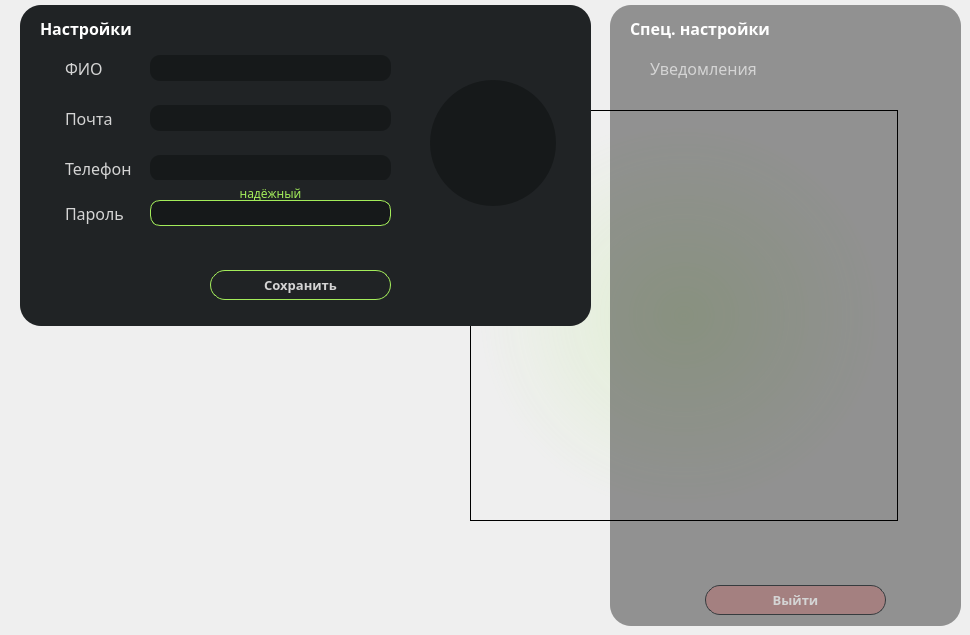
      <widget class="QWidget" name="setting">
       <attribute name="title">
        <string/>
       </attribute>
       <widget class="QFrame" name="dataGraphPanel_2">
        <property name="geometry">
         <rect>
          <x>20</x>
          <y>5</y>
          <width>571</width>
          <height>321</height>
         </rect>
        </property>
        <property name="styleSheet">
         <string notr="true">background-color: rgb(32, 35, 37);
border-radius: 21px</string>
        </property>
        <property name="frameShape">
         <enum>QFrame::StyledPanel</enum>
        </property>
        <property name="frameShadow">
         <enum>QFrame::Raised</enum>
        </property>
        <widget class="QLabel" name="label_48">
         <property name="geometry">
          <rect>
           <x>20</x>
           <y>10</y>
           <width>206</width>
           <height>26</height>
          </rect>
         </property>
         <property name="font">
          <font>
           <family>Inter V</family>
           <pointsize>12</pointsize>
           <bold>true</bold>
          </font>
         </property>
         <property name="styleSheet">
          <string notr="true">color: rgb(255, 255, 255);
background-color: transparent;</string>
         </property>
         <property name="text">
          <string>Настройки</string>
         </property>
        </widget>
        <widget class="QLabel" name="label_50">
         <property name="geometry">
          <rect>
           <x>45</x>
           <y>100</y>
           <width>86</width>
           <height>26</height>
          </rect>
         </property>
         <property name="font">
          <font>
           <family>Inter V</family>
           <pointsize>12</pointsize>
           <bold>false</bold>
          </font>
         </property>
         <property name="styleSheet">
          <string notr="true">color: rgb(212, 212, 212);
background-color: transparent;</string>
         </property>
         <property name="text">
          <string>Почта</string>
         </property>
        </widget>
        <widget class="QLabel" name="label_51">
         <property name="geometry">
          <rect>
           <x>45</x>
           <y>150</y>
           <width>86</width>
           <height>26</height>
          </rect>
         </property>
         <property name="font">
          <font>
           <family>Inter V</family>
           <pointsize>12</pointsize>
           <bold>false</bold>
          </font>
         </property>
         <property name="styleSheet">
          <string notr="true">color: rgb(212, 212, 212);
background-color: transparent;</string>
         </property>
         <property name="text">
          <string>Телефон</string>
         </property>
        </widget>
        <widget class="QLineEdit" name="nameS">
         <property name="geometry">
          <rect>
           <x>130</x>
           <y>50</y>
           <width>241</width>
           <height>26</height>
          </rect>
         </property>
         <property name="styleSheet">
          <string notr="true">border: none;
background-color: rgb(22, 25, 26);
border-radius: 10px;
color: White;</string>
         </property>
         <property name="alignment">
          <set>Qt::AlignCenter</set>
         </property>
        </widget>
        <widget class="QLabel" name="label_49">
         <property name="geometry">
          <rect>
           <x>45</x>
           <y>50</y>
           <width>86</width>
           <height>26</height>
          </rect>
         </property>
         <property name="font">
          <font>
           <family>Inter V</family>
           <pointsize>12</pointsize>
           <bold>false</bold>
          </font>
         </property>
         <property name="styleSheet">
          <string notr="true">color: rgb(212, 212, 212);
background-color: transparent;
border: none;</string>
         </property>
         <property name="text">
          <string>ФИО</string>
         </property>
        </widget>
        <widget class="QLineEdit" name="emailS">
         <property name="geometry">
          <rect>
           <x>130</x>
           <y>100</y>
           <width>241</width>
           <height>26</height>
          </rect>
         </property>
         <property name="styleSheet">
          <string notr="true">border: none;
background-color: rgb(22, 25, 26);
border-radius: 10px;
color: White;</string>
         </property>
         <property name="alignment">
          <set>Qt::AlignCenter</set>
         </property>
         <property name="readOnly">
          <bool>true</bool>
         </property>
        </widget>
        <widget class="QLineEdit" name="phoneS">
         <property name="geometry">
          <rect>
           <x>130</x>
           <y>150</y>
           <width>241</width>
           <height>26</height>
          </rect>
         </property>
         <property name="styleSheet">
          <string notr="true">border: none;
background-color: rgb(22, 25, 26);
border-radius: 10px;
color: White;</string>
         </property>
         <property name="inputMethodHints">
          <set>Qt::ImhDigitsOnly</set>
         </property>
         <property name="alignment">
          <set>Qt::AlignCenter</set>
         </property>
        </widget>
        <widget class="QLabel" name="label_9">
         <property name="geometry">
          <rect>
           <x>410</x>
           <y>75</y>
           <width>126</width>
           <height>126</height>
          </rect>
         </property>
         <property name="styleSheet">
          <string notr="true">background-color: rgb(22, 25, 26);
border-radius: 63px;</string>
         </property>
         <property name="text">
          <string/>
         </property>
         <property name="pixmap">
          <pixmap resource="VEDA1.qrc">:/icons/icons/test_avatar.png</pixmap>
         </property>
         <property name="scaledContents">
          <bool>true</bool>
         </property>
        </widget>
        <widget class="QPushButton" name="userSave">
         <property name="geometry">
          <rect>
           <x>190</x>
           <y>265</y>
           <width>181</width>
           <height>30</height>
          </rect>
         </property>
         <property name="font">
          <font>
           <family>Inter V</family>
           <pointsize>10</pointsize>
           <bold>true</bold>
          </font>
         </property>
         <property name="styleSheet">
          <string notr="true">QPushButton{
	background-color: rgba(163, 236, 90, 0);
	border: 1px solid rgb(163, 236, 90);
border-radius: 15px;
color: rgb(212, 212, 212);
}
QPushButton:hover{
	background-color: rgba(163, 236, 90, 100);
}</string>
         </property>
         <property name="text">
          <string>Сохранить</string>
         </property>
        </widget>
        <widget class="QLineEdit" name="passwordS">
         <property name="geometry">
          <rect>
           <x>130</x>
           <y>195</y>
           <width>241</width>
           <height>26</height>
          </rect>
         </property>
         <property name="styleSheet">
          <string notr="true">border: 1px solid rgb(163, 236, 90);
background-color: rgb(22, 25, 26);
border-radius: 10px;
color: White;</string>
         </property>
         <property name="text">
          <string/>
         </property>
         <property name="alignment">
          <set>Qt::AlignCenter</set>
         </property>
        </widget>
        <widget class="QLabel" name="label_53">
         <property name="geometry">
          <rect>
           <x>45</x>
           <y>195</y>
           <width>86</width>
           <height>26</height>
          </rect>
         </property>
         <property name="font">
          <font>
           <family>Inter V</family>
           <pointsize>12</pointsize>
           <bold>false</bold>
          </font>
         </property>
         <property name="styleSheet">
          <string notr="true">color: rgb(212, 212, 212);
background-color: transparent;</string>
         </property>
         <property name="text">
          <string>Пароль</string>
         </property>
        </widget>
        <widget class="QLabel" name="password_lvl">
         <property name="geometry">
          <rect>
           <x>135</x>
           <y>175</y>
           <width>231</width>
           <height>26</height>
          </rect>
         </property>
         <property name="font">
          <font>
           <family>Inter V</family>
           <pointsize>9</pointsize>
           <bold>false</bold>
          </font>
         </property>
         <property name="styleSheet">
          <string notr="true">color: rgb(163, 236, 90);
</string>
         </property>
         <property name="text">
          <string>надёжный</string>
         </property>
         <property name="alignment">
          <set>Qt::AlignCenter</set>
         </property>
        </widget>
        <zorder>label_48</zorder>
        <zorder>label_50</zorder>
        <zorder>label_51</zorder>
        <zorder>nameS</zorder>
        <zorder>label_49</zorder>
        <zorder>emailS</zorder>
        <zorder>phoneS</zorder>
        <zorder>label_9</zorder>
        <zorder>userSave</zorder>
        <zorder>label_53</zorder>
        <zorder>password_lvl</zorder>
        <zorder>passwordS</zorder>
       </widget>
       <widget class="QFrame" name="frame_15">
        <property name="enabled">
         <bool>false</bool>
        </property>
        <property name="geometry">
         <rect>
          <x>470</x>
          <y>110</y>
          <width>428</width>
          <height>411</height>
         </rect>
        </property>
        <property name="styleSheet">
         <string notr="true">background-color: qradialgradient(spread:pad, cx:0.5, cy:0.5, radius:0.48, fx:0.5, fy:0.5, stop:0 rgba(163, 236, 90, 50), stop:1 transparent);</string>
        </property>
        <property name="frameShape">
         <enum>QFrame::StyledPanel</enum>
        </property>
        <property name="frameShadow">
         <enum>QFrame::Raised</enum>
        </property>
       </widget>
       <widget class="QFrame" name="frame_16">
        <property name="geometry">
         <rect>
          <x>610</x>
          <y>5</y>
          <width>351</width>
          <height>621</height>
         </rect>
        </property>
        <property name="styleSheet">
         <string notr="true">background-color: rgba(0, 0, 0, 100);
border-radius: 21px</string>
        </property>
        <property name="frameShape">
         <enum>QFrame::StyledPanel</enum>
        </property>
        <property name="frameShadow">
         <enum>QFrame::Raised</enum>
        </property>
        <widget class="QLabel" name="label_47">
         <property name="geometry">
          <rect>
           <x>20</x>
           <y>10</y>
           <width>206</width>
           <height>26</height>
          </rect>
         </property>
         <property name="font">
          <font>
           <family>Inter V</family>
           <pointsize>12</pointsize>
           <bold>true</bold>
          </font>
         </property>
         <property name="styleSheet">
          <string notr="true">color: rgb(255, 255, 255);
background-color: transparent;</string>
         </property>
         <property name="text">
          <string>Спец. настройки</string>
         </property>
        </widget>
        <widget class="QLabel" name="label_52">
         <property name="geometry">
          <rect>
           <x>40</x>
           <y>50</y>
           <width>116</width>
           <height>26</height>
          </rect>
         </property>
         <property name="font">
          <font>
           <family>Inter V</family>
           <pointsize>12</pointsize>
           <bold>false</bold>
          </font>
         </property>
         <property name="styleSheet">
          <string notr="true">color: rgb(212, 212, 212);
background-color: transparent;
border: none;</string>
         </property>
         <property name="text">
          <string>Уведомления</string>
         </property>
        </widget>
        <widget class="QPushButton" name="exitUser">
         <property name="geometry">
          <rect>
           <x>95</x>
           <y>580</y>
           <width>181</width>
           <height>30</height>
          </rect>
         </property>
         <property name="font">
          <font>
           <family>Inter V</family>
           <pointsize>10</pointsize>
           <bold>true</bold>
          </font>
         </property>
         <property name="styleSheet">
          <string notr="true">QPushButton{
	background-color: rgba(242, 54, 54, 50);
	border: 1px solid rgb(54, 59, 62);
border-radius: 15px;
color: rgb(212, 212, 212);
}
QPushButton:hover{
	background-color: rgba(242, 54, 54, 150);
}</string>
         </property>
         <property name="text">
          <string>Выйти</string>
         </property>
        </widget>
       </widget>
       <zorder>frame_15</zorder>
       <zorder>dataGraphPanel_2</zorder>
       <zorder>frame_16</zorder>
      </widget>
